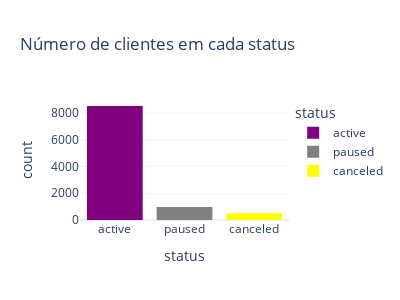

Notebook cell for this chart:
### Markdown cell above
## **Análise de dados**
### **Qual a relação geral de clientes com cadastro ativo, pausado e cancelado?**

Visualizando os números com o auxílio do plotly.express:

### Code cell
# Criando gráfico
grafico = px.histogram(df, x="status", color="status", color_discrete_sequence=["purple", "gray", "yellow"], width=400, height=300, 
                        title="Número de clientes em cada status", labels=["Status", "N° de clientes"])
grafico.show()

### Figure 1 — Plotly figure (JSON) as saved in the notebook; plotly's stock layout.template omitted (floating-point values rounded to 4 significant figures; data arrays with more than 128 entries replaced by an {"elided": "..."} marker saying what was removed)
{"data": [{"alignmentgroup": "True", "bingroup": "x", "hovertemplate": "status=%{x}<br>count=%{y}<extra></extra>", "legendgroup": "active", "marker": {"color": "purple", "pattern": {"shape": ""}}, "name": "active", "offsetgroup": "active", "orientation": "v", "showlegend": true, "type": "histogram", "x": {"elided": "8524 str values"}, "xaxis": "x", "yaxis": "y"}, {"alignmentgroup": "True", "bingroup": "x", "hovertemplate": "status=%{x}<br>count=%{y}<extra></extra>", "legendgroup": "paused", "marker": {"color": "gray", "pattern": {"shape": ""}}, "name": "paused", "offsetgroup": "paused", "orientation": "v", "showlegend": true, "type": "histogram", "x": {"elided": "971 str values"}, "xaxis": "x", "yaxis": "y"}, {"alignmentgroup": "True", "bingroup": "x", "hovertemplate": "status=%{x}<br>count=%{y}<extra></extra>", "legendgroup": "canceled", "marker": {"color": "yellow", "pattern": {"shape": ""}}, "name": "canceled", "offsetgroup": "canceled", "orientation": "v", "showlegend": true, "type": "histogram", "x": {"elided": "505 str values"}, "xaxis": "x", "yaxis": "y"}], "layout": {"barmode": "relative", "height": 300, "legend": {"title": {"text": "status"}, "tracegroupgap": 0}, "title": {"text": "Número de clientes em cada status"}, "width": 400, "xaxis": {"anchor": "y", "categoryarray": ["active", "paused", "canceled"], "categoryorder": "array", "domain": [0, 1], "title": {"text": "status"}}, "yaxis": {"anchor": "x", "domain": [0, 1], "title": {"text": "count"}}}}
